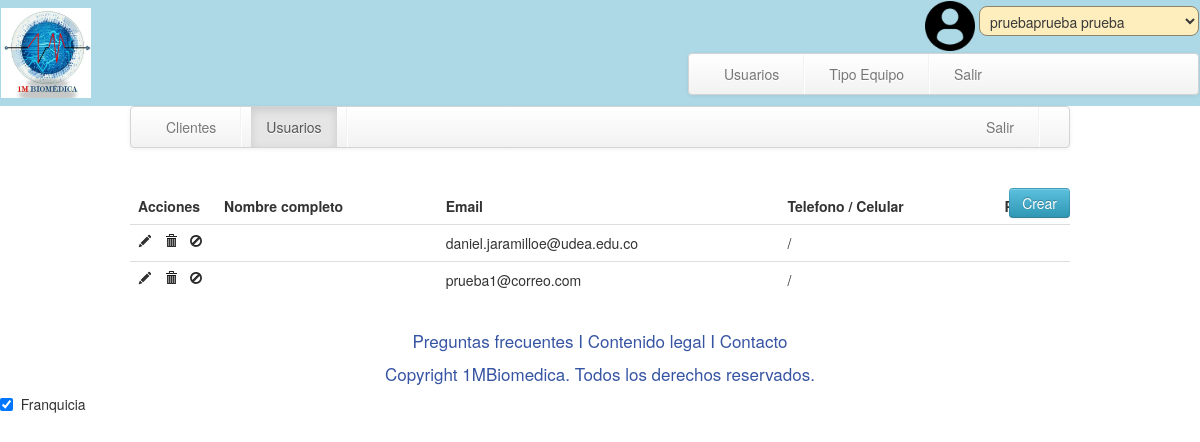
The page /equiposgeneral.php (signed in) on the database its author committed.
### tables this page shows
CREATE TABLE IF NOT EXISTS `biome1m_usuarios` (
  `usuarios_id` INT NOT NULL AUTO_INCREMENT,
  `usuarios_cedula` INT NOT NULL,
  `usuarios_nombres` VARCHAR(45) NULL,
  `usuarios_apellidos` VARCHAR(45) NULL,
  `usuarios_correo` VARCHAR(100) NULL,
  `usuarios_contrasena` VARCHAR(100) NULL,
  `usuarios_nacimiento` DATE NULL,
  `usuarios_ciudad` VARCHAR(45) NULL,
  `usuarios_departamento` VARCHAR(45) NULL,
  `usuarios_direccion` VARCHAR(100) NULL,
  `usuarios_lineacorreo` TINYINT NULL,
  `usuarios_correosespeciales` TINYINT NULL,
  `usuarios_borrado` TINYINT NULL,
  `usuarios_fechamodifi` TINYINT NULL,
  `usuarios_ingeniero` TINYINT NULL,
  PRIMARY KEY (`usuarios_id`));

### include/generic_validate_session.php (called while the page is built, shortened)
<?php
include 'SessionData.php';
$SESSION_DATA = new SessionData();
?>

### include/SessionData.php (called while the page is built, shortened)
<?php
class SessionData {
    public function getPermission($id) {
	$permisos = $_SESSION['usuario']['permisos'];
	return (in_array($id, $permisos));
    }
}
?>

### lib/ControllerUser.php (called while the page is built, shortened)
<?php
include 'ConectionDb.php';
include 'Util.php';
class ControllerUser {
    private $conexion, $CDB, $op, $id, $euid, $sdid;
    private $UTILITY;
    private $response;
    function __construct() {
        $this->CDB = new ConectionDb();
        $this->UTILITY = new Util();
        $this->conexion = $this->CDB->openConect();
        $rqst = $_REQUEST;
        $this->op = isset($rqst['op']) ? $rqst['op'] : '';
        if ($this->op == 'usrsavegeneral') {
            $this->nombre = isset($rqst['nombre']) ? $rqst['nombre'] : '';
            $this->apellido = isset($rqst['apellido']) ? $rqst['apellido'] : '';
            $this->identificacion = isset($rqst['cedula']) ? $rqst['cedula'] : '';
            $this->email = isset($rqst['email']) ? $rqst['email'] : '';
            $this->pass = isset($rqst['pass']) ? $rqst['pass'] : '';
            $this->fechanaci = isset($rqst['fechanaci']) ? $rqst['fechanaci'] : '';
            $this->ciudad = isset($rqst['ciudad']) ? $rqst['ciudad'] : '';
            $this->departamento = isset($rqst['departamento']) ? $rqst['departamento'] : '';
            $this->direccion = isset($rqst['direccion']) ? $rqst['direccion'] : '';
            $this->lineacorreo = isset($rqst['lineacorreo']) ? $rqst['lineacorreo'] : 0;
            $this->especialco = isset($rqst['especialco']) ? $rqst['especialco'] : 0;
            $this->ingeniero = isset($rqst['ingeniero']) ? $rqst['ingeniero'] : 0;
            $this->usrsavegeneral();
        }else if ($this->op == 'usrlogin2') {
            $this->email = isset($rqst['email']) ? $rqst['email'] : '';
            $this->pass = isset($rqst['pass']) ? $rqst['pass'] : '';
            $this->usrlogin();
        } else if ($this->op == 'usrget') {
            $this->usrget();
        } else if ($this->op == 'usrprfget') {
            $this->usrprfget();
        } else if ($this->op == 'usrprfsave') {
            $this->chk = isset($rqst['chk']) ? $rqst['chk'] : '';
            $this->usrprfsave();
        } else if ($this->op == 'usrdelete') {
            $this->usrdelete();
        } else if ($this->op == 'noautorizado') {
            $this->response = $this->UTILITY->error_invalid_authorization();
        } else {
            $this->response = $this->UTILITY->error_invalid_method_called();
        }
    }
    public function usrget() {
        $q = "SELECT * FROM biome1m_usuarios WHERE usuarios_borrado = 0 ORDER BY usuarios_nombres ASC";
        $con = mysqli_query($this->conexion, $q) or die(mysqli_error($this->conexion) . "***ERROR: " . $q);
        $resultado = mysqli_num_rows($con);
        $arr = array();
        while ($obj = mysqli_fetch_object($con)) {
            $arr[] = array(
                'id' => $obj->usuarios_id,
                'cedula' => $obj->usuarios_cedula,
                'nombres' => ($obj->usuarios_nombres),
                'apellidos' => ($obj->usuarios_apellidos),
                'email' => ($obj->usuarios_correo),
                'fnacimiento' => ($obj->usuarios_nacimiento),
                'ciudad' => ($obj->usuarios_ciudad),
                'departamento' => ($obj->usuarios_departamento),
                'direccion' => ($obj->usuarios_direccion),
                'lcorreo' => ($obj->usuarios_lineacorreo),
                'coespeciales' => ($obj->usuarios_correosespeciales),
                'ing' => ($obj->usuarios_ingeniero),
                'dtcreate' => ($obj->usuarios_fechamodifi));
        }
        if ($resultado > 0) {
            $arrjson = array('output' => array('valid' => true, 'response' => $arr));
        } else {
            $arrjson = $this->UTILITY->error_no_result();
        }
        $this->response = ($arrjson);
    }
    public function getResponse() {
        return $this->response;
    }
}
?>

### lib/ConectionDb.php (called while the page is built, shortened)
<?php
class ConectionDb {
    private $host, $user, $pass, $db, $connection, $server_date;
    public function __construct() {
	$this->host = "localhost";
	$this->pass = "";
	$this->user = "root";
	$this->db = "biomedica1m_db";
    }
    public function openConect() {
	$this->connection = mysqli_connect($this->host, $this->user, $this->pass, $this->db);
	return $this->connection;
    }
}
?>

### lib/Util.php (called while the page is built, shortened)
<?php
class Util {
    public function error_invalid_method_called() {
        return array('output' => array('valid' => false, 'response' => array('code' => '101', 'content' => ' Metodo no existe.')));
    }
}
?>

### equiposgeneral.php (the view, shortened to what this page needs)
<?php
include 'include/generic_validate_session.php';
include 'lib/ControllerUser.php';
$create = $SESSION_DATA->getPermission(6);
$edit = $SESSION_DATA->getPermission(7);
$delete = $SESSION_DATA->getPermission(8);
$editpermission = $SESSION_DATA->getPermission(9);
$USUARIO = new ControllerUser();
$USUARIO->usrget();
$arrusuarios = $USUARIO->getResponse();
$isvalid = $arrusuarios['output']['valid'];
$arrusuarios = $arrusuarios['output']['response'];
?>
<!DOCTYPE html>
<html>
<head>
    <?php include 'include/generic_head.php'; ?>
</head>
<body>
<header>
    <?php
    include 'include/generic_header.php';
    ?>
</header>
<section id="section_wrap">
    <div class="container">
        <?php
        include 'include/generic_navbar.php';
        ?>
    </div>
    <div class="container">
        <?php
        if ($create) {
            ?>
            <a href="#" id="crearusuario" class="btn btn-info botoncrear">Crear</a>
            <?php
        }
        ?>
        <div>
            <table class="table table-hover dyntable" id="dynamictable">
                <thead>
                <tr>
                    <th class="head0" style="width: 70px;">Acciones</th>
                    <th class="head1">Nombre completo</th>
                    <th class="head0">Email</th>
                    <th class="head1">Telefono / Celular</th>
                    <th class="head0">País</th>
                </tr>
                </thead>
                <colgroup>
                    <col class="con0" />
                    <col class="con1" />
                    <col class="con0" />
                    <col class="con1" />
                    <col class="con0" />
                </colgroup>
                <tbody>
                <?php
                $c = count($arrusuarios);
                if ($isvalid) {
                    for ($i = 0; $i < $c; $i++) {
                        ?>
                        <tr class="gradeC">
                            <td class="con0">
                                <?php
                                if ($delete) {
                                    ?>
                                    <a href="#" onclick="USUARIO.editdata(<?php echo $arrusuarios[$i]['id']; ?>);"><span class="icon-pencil"></span></a><span>&nbsp;&nbsp;</span>
                                    <?php
                                }
                                if ($edit) {
                                    ?>
                                    <a href="#" onclick="USUARIO.deletedata(<?php echo $arrusuarios[$i]['id']; ?>);"><span class="icon-trash"></span></a><span>&nbsp;&nbsp;</span>
                                    <?php
                                }
                                if ($editpermission) {
                                    ?>
                                    <a href="#" onclick="USUARIO.editpermission(<?php echo $arrusuarios[$i]['id']; ?>);"><span class="icon-ban-circle"></span></a>
                                    <?php
                                }
                                ?>
                            </td>
                            <td class="con1"><?php echo $arrusuarios[$i]['nombre'] . ' ' . $arrusuarios[$i]['apellido']; ?></td>
                            <td class="con0"><?php echo $arrusuarios[$i]['email']; ?></td>
                            <td class="con1"><?php echo $arrusuarios[$i]['telefono'] . ' / ' . $arrusuarios[$i]['celular']; ?></td>
                            <td class="con0"><?php echo $arrusuarios[$i]['pais']; ?></td>
                        </tr>
                        <?php
                    }
                }
                ?>
                </tbody>
            </table>
        </div>
    </div>
</section>
<footer id="footer_wrap">
    <?php include 'include/generic_footer.php'; ?>
</footer>
<div id="dialog-permission" title="Permisos">
    <form class="form-horizontal" id="formpermission">
        <div class="check"><input type="checkbox" checked="true" name="chk1" id="chk1" class="text ui-widget-content ui-corner-all" /><span>&nbsp;&nbsp;</span><label>Franquicia</label></div>
    </form>
</div>
<link rel="stylesheet" media="screen" href="css/dynamictable.css" type="text/css" />
</body>
</html>

### css/dynamictable.css (style rules this page uses)
.botoncrear { position: relative; top: 30px; float: right; }
#formpermission .check input { display: inline-block; vertical-align: top; }
#formpermission .check label { display: inline-block; vertical-align: top; }

### rows shown on the page
biome1m_usuarios: usuarios_correo "daniel.jaramilloe@udea.edu.co"
biome1m_usuarios: usuarios_correo "prueba1@correo.com"

### other values the page prints
form field informacion "pruebaprueba prueba"
